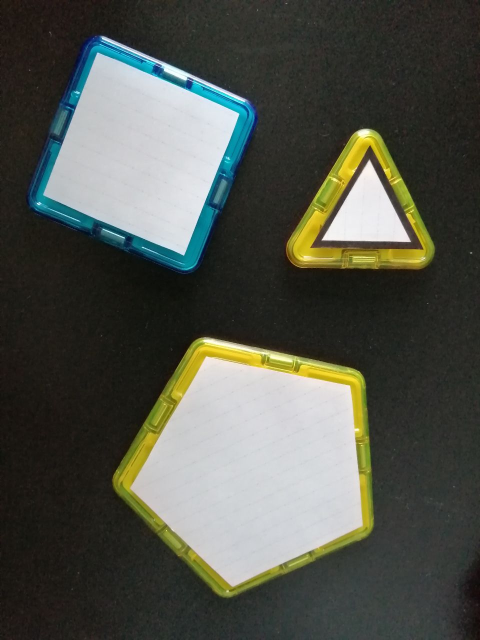
#> input picture PythonFiles/ObjectDetection/MagformersWithOutline.jpg, 960 x 1280 px (shown at 1/2 size)
$ python ContourDetectionUnityCommunicationAreaThreshZero.py
#> lines starting #> are read from the running program, lines starting #| are printed output that depends on the picture
#!/usr/bin/env python
# coding: utf-8

# In[ ]:


import time
import zmq
import random

import numpy as np
import cv2
from imutils import paths
import imutils

img = cv2.imread('MagformersWithOutline.jpg')
#> img is the input picture: shape (1280, 960, 3); mean B, G, R 75.4, 84.2, 81.3
img = cv2.resize(img, (800, 800))
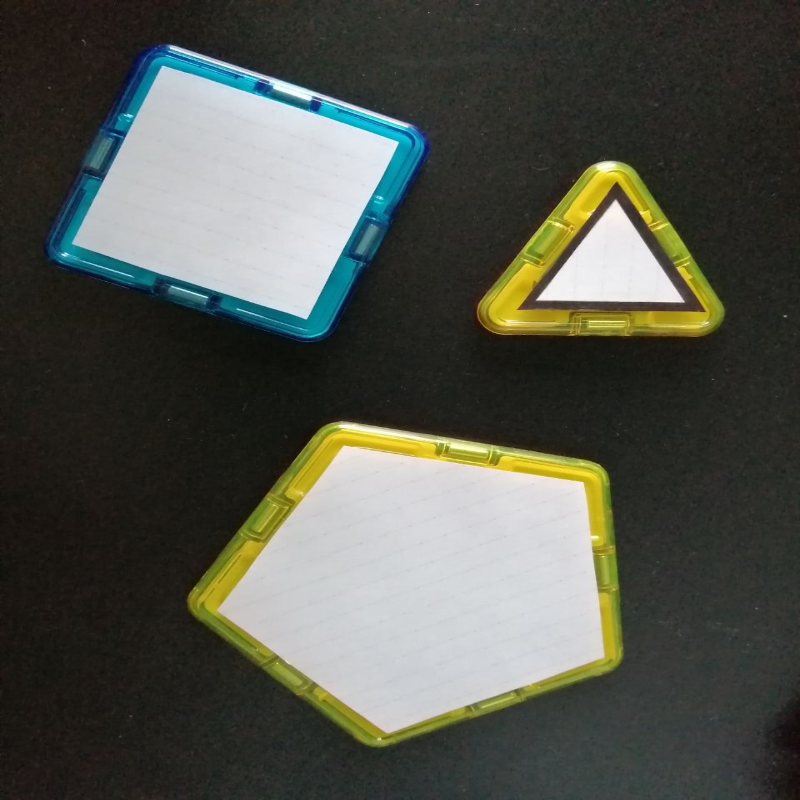
#> img: shape (800, 800, 3); mean B, G, R 75.4, 84.1, 81.2
imgGray = cv2.cvtColor(img, cv2.COLOR_BGR2GRAY)
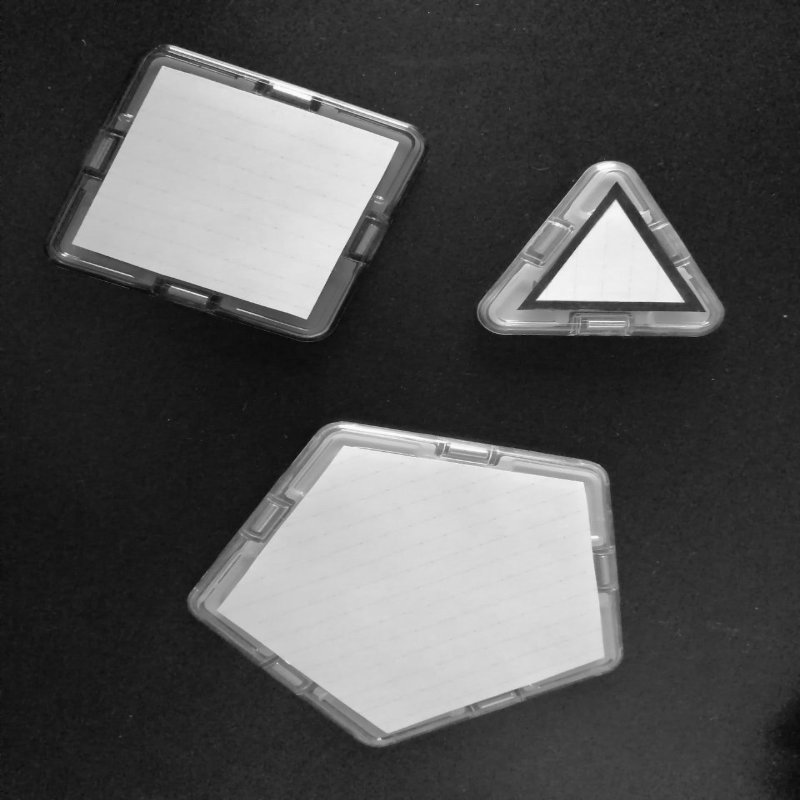
#> imgGray: shape (800, 800); min 7, max 253, mean 82.2
imgGray = cv2.GaussianBlur(imgGray, (15, 15), 0)
#edged = cv2.Canny(imgGray, 25, 225)
imgHSV = cv2.GaussianBlur(img, (25,25), 0)
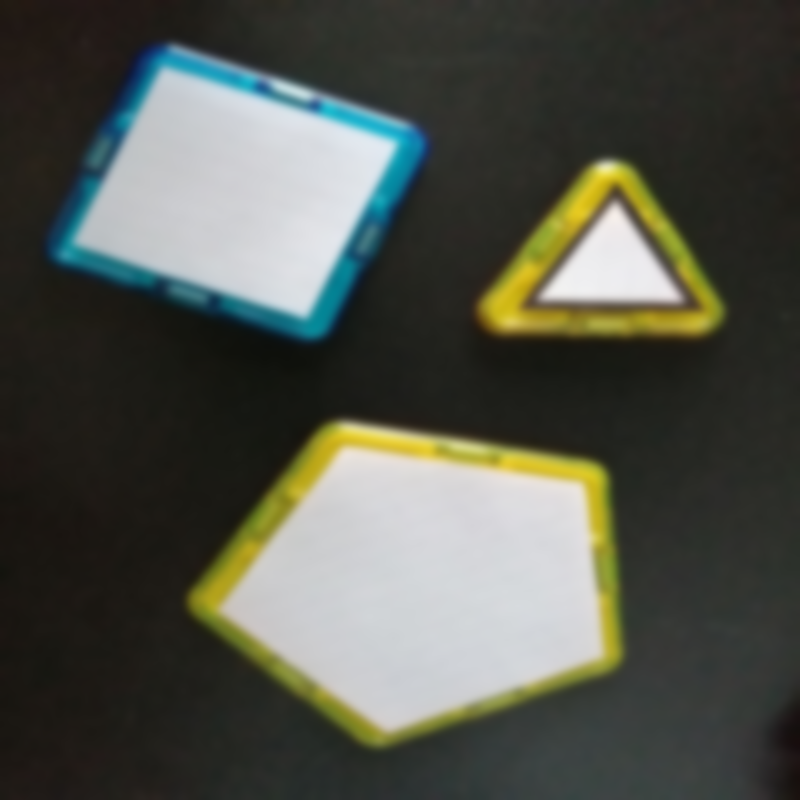
#> imgHSV: shape (800, 800, 3); mean B, G, R 75.4, 84.1, 81.2
imgHSV = cv2.cvtColor(img, cv2.COLOR_BGR2HSV)
#> imgHSV: shape (800, 800, 3); mean H, S, V 52, 54.6, 87.5

#> (the run stopped early here; a loop or call above may not have finished)

$ run again, with PythonFiles/ObjectDetection/Magformers.jpg copied over PythonFiles/ObjectDetection/MagformersWithOutline.jpg
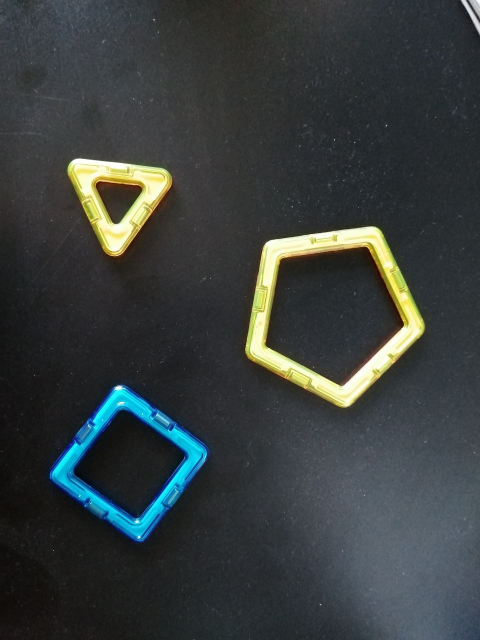
#> input picture PythonFiles/ObjectDetection/Magformers.jpg, 960 x 1280 px (shown at 1/2 size)
#> img is the input picture: shape (1280, 960, 3); mean B, G, R 61.2, 61.3, 55.7
#> img: shape (800, 800, 3)
#> `imgGray = cv2.cvtColor(img, cv2.COLOR_BGR2GRAY)`:
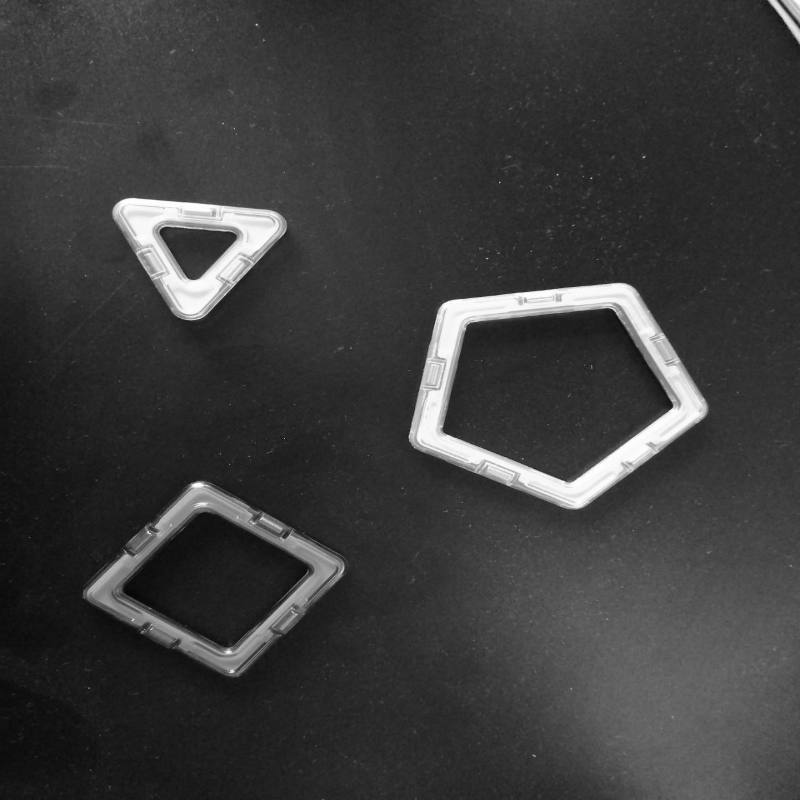
#> imgGray: shape (800, 800); min 5, max 255, mean 59.6
#> `imgHSV = cv2.GaussianBlur(img, (25,25), 0)`:
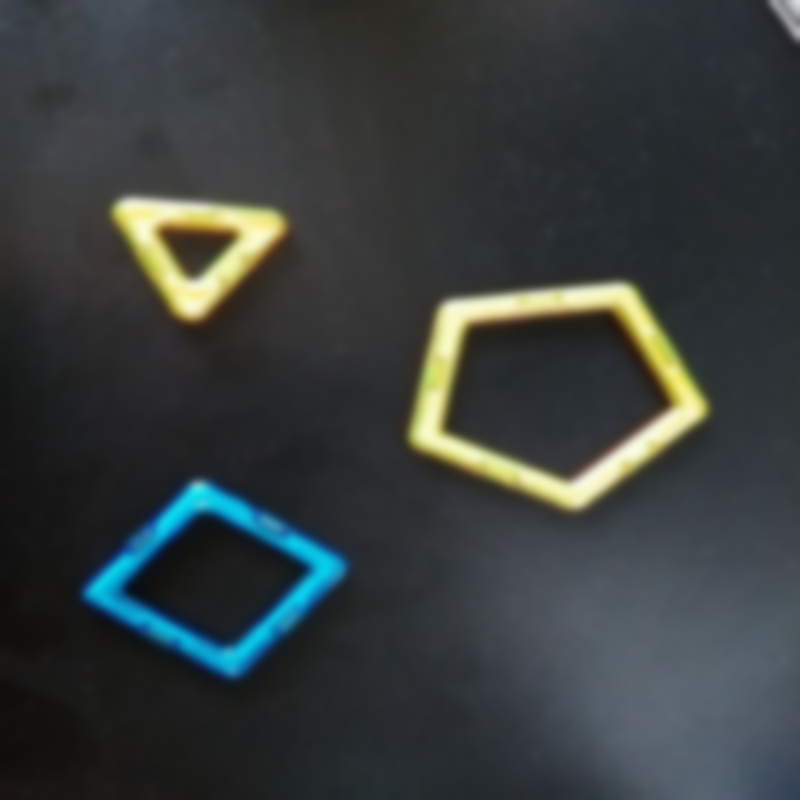
#> imgHSV: shape (800, 800, 3); mean B, G, R 61.1, 61.3, 55.6

$ run again, with PythonFiles/ObjectDetection/MagformersWithDoubleOutline.jpg copied over PythonFiles/ObjectDetection/MagformersWithOutline.jpg
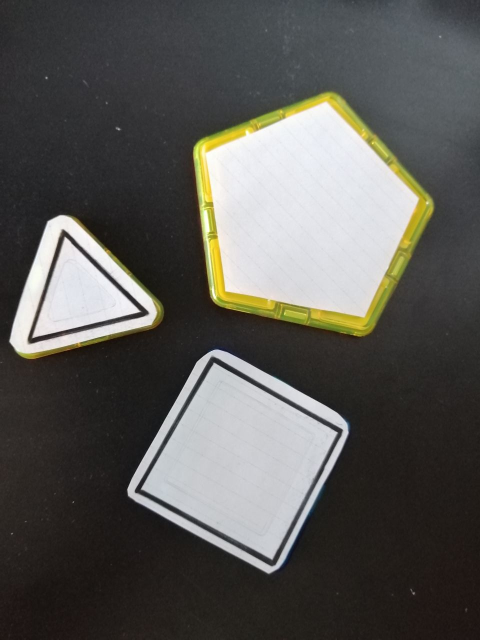
#> input picture PythonFiles/ObjectDetection/MagformersWithDoubleOutline.jpg, 960 x 1280 px (shown at 1/2 size)
#> img is the input picture: shape (1280, 960, 3); mean B, G, R 85.2, 89, 90.1
#> `img = cv2.resize(img, (800, 800))`:
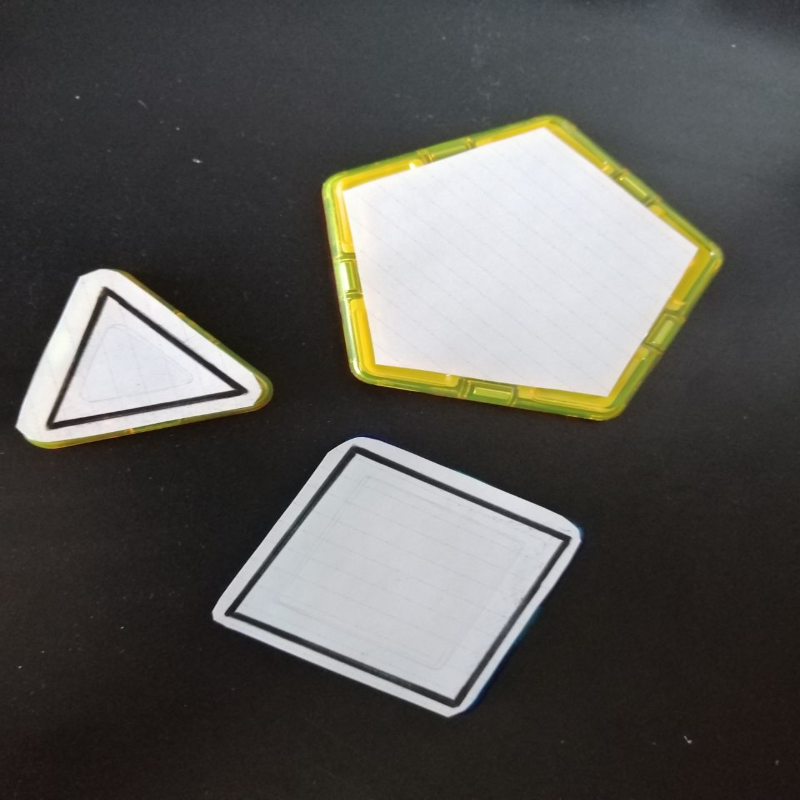
#> img: shape (800, 800, 3); mean B, G, R 85.1, 88.9, 90.1
#> `imgHSV = cv2.GaussianBlur(img, (25,25), 0)`:
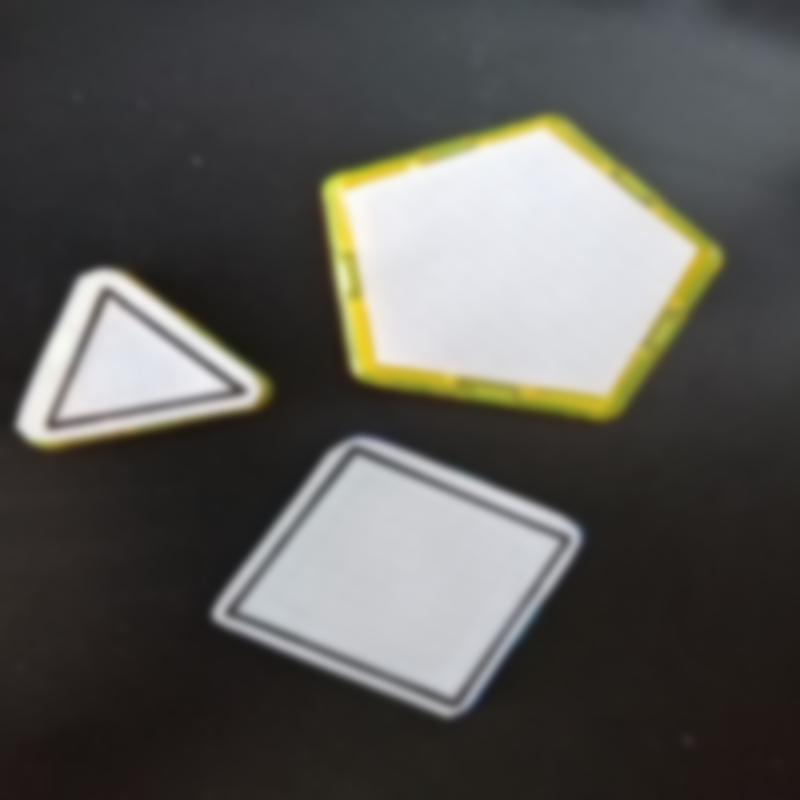
#> imgHSV: shape (800, 800, 3); mean B, G, R 85.1, 88.9, 90.1

$ run again, with PythonFiles/ObjectDetection/MagformersWithPaper.jpg copied over PythonFiles/ObjectDetection/MagformersWithOutline.jpg
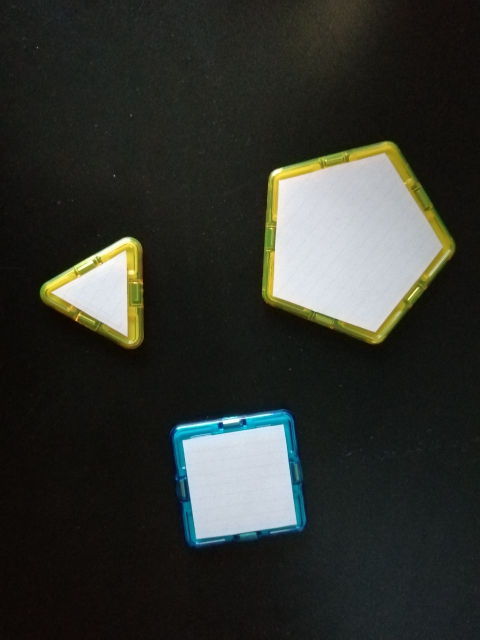
#> input picture PythonFiles/ObjectDetection/MagformersWithPaper.jpg, 960 x 1280 px (shown at 1/2 size)
#> img is the input picture: shape (1280, 960, 3); mean B, G, R 46.4, 51.4, 48.9
#> img: shape (800, 800, 3)
#> `imgGray = cv2.cvtColor(img, cv2.COLOR_BGR2GRAY)`:
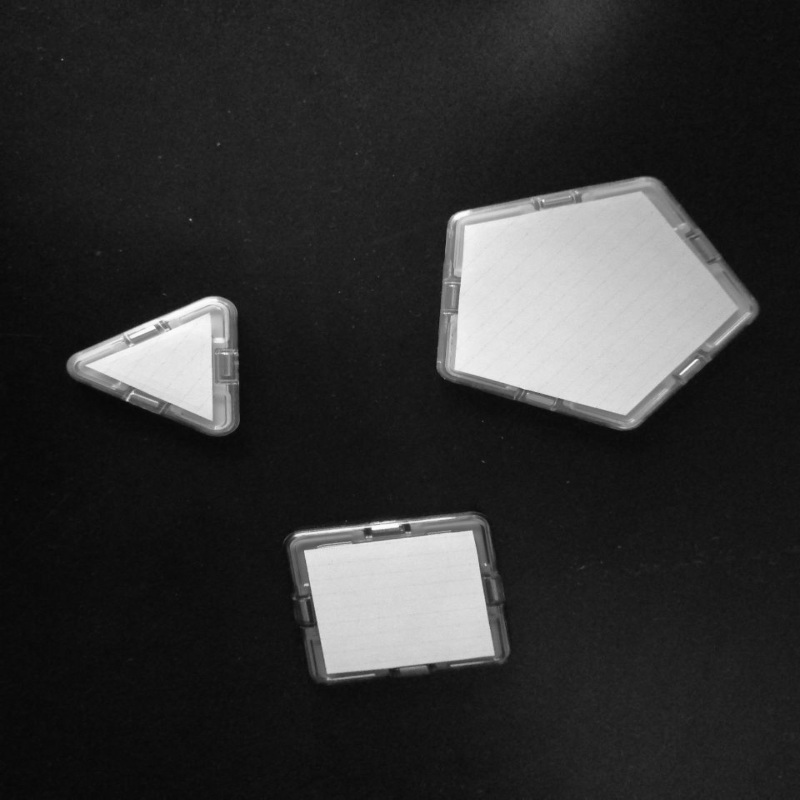
#> imgGray: shape (800, 800); min 6, max 254, mean 50
#> `imgHSV = cv2.GaussianBlur(img, (25,25), 0)`:
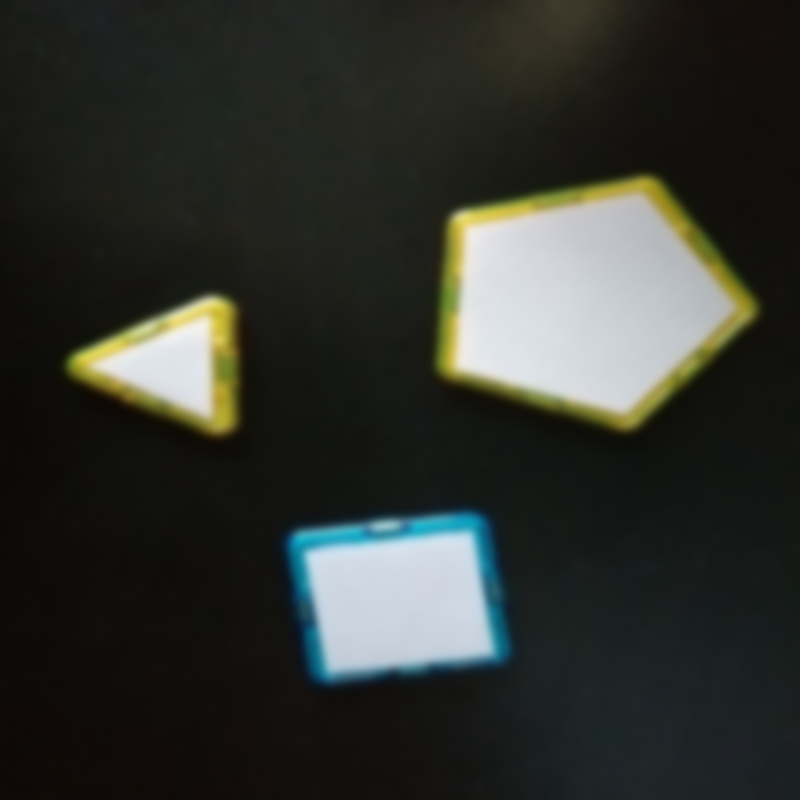
#> imgHSV: shape (800, 800, 3); mean B, G, R 46.4, 51.3, 48.8
